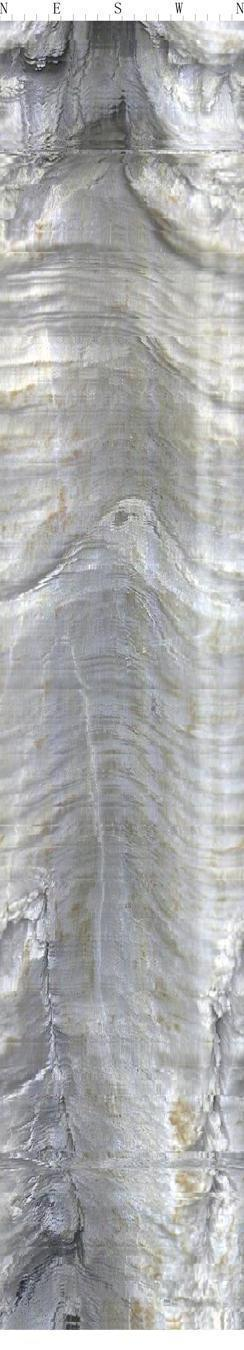
#> input picture C题/C题/附件1/图1-10.jpg, 244 x 1350 px; its folder holds only this picture in this run
$ python crack_detection.py
#> lines starting #> are read from the running program, lines starting #| are printed output that depends on the picture; after the words box and inside, x2 and y2 are one past the last pixel; in counts of white or black regions, pixels touching at a corner belong together
import cv2
import numpy as np
import os
from sklearn.cluster import KMeans
from skimage import filters, morphology, measure
from skimage.feature import local_binary_pattern
import matplotlib.pyplot as plt
from scipy import ndimage
import warnings
warnings.filterwarnings('ignore')

class CrackDetector:
    def __init__(self):
        """
        钻孔成像展开图裂隙识别器
        考虑岩石纹理、钻进痕迹及泥浆污染等干扰因素
        """
        self.kernel_size = 3
        self.threshold_ratio = 0.15

    def preprocess_image(self, image):
        """
        图像预处理：去噪、增强对比度
        """
        # 转换为灰度图
        if len(image.shape) == 3:
            gray = cv2.cvtColor(image, cv2.COLOR_BGR2GRAY)
        else:
            gray = image.copy()

        # 高斯滤波去噪
        denoised = cv2.GaussianBlur(gray, (5, 5), 0)

        # CLAHE对比度增强
        clahe = cv2.createCLAHE(clipLimit=2.0, tileGridSize=(8, 8))
        enhanced = clahe.apply(denoised)

        return enhanced

    def remove_vertical_artifacts(self, image):
        """
        去除垂直方向的泥浆干扰和拼接线
        """
        # 检测垂直线条
        vertical_kernel = cv2.getStructuringElement(cv2.MORPH_RECT, (1, 15))
        vertical_lines = cv2.morphologyEx(image, cv2.MORPH_OPEN, vertical_kernel)

        # 创建掩码去除垂直干扰
        mask = cv2.threshold(vertical_lines, 0, 255, cv2.THRESH_BINARY + cv2.THRESH_OTSU)[1]

        # 膨胀掩码以覆盖更多干扰区域
        mask = cv2.dilate(mask, np.ones((3, 3), np.uint8), iterations=2)

        # 使用inpainting修复被掩码覆盖的区域
        result = cv2.inpaint(image, mask, 3, cv2.INPAINT_TELEA)

        return result

    def texture_analysis(self, image):
        """
        基于局部二值模式的纹理分析，区分岩石纹理和裂隙
        """
        # 计算LBP特征
        radius = 3
        n_points = 8 * radius
        lbp = local_binary_pattern(image, n_points, radius, method='uniform')

        # 计算LBP直方图
        n_bins = n_points + 2
        hist, _ = np.histogram(lbp.ravel(), bins=n_bins, range=(0, n_bins))
        hist = hist.astype(float)
        hist /= (hist.sum() + 1e-7)

        # 基于纹理复杂度判断
        texture_complexity = np.std(hist)

        return lbp, texture_complexity

    def detect_cracks_multiscale(self, image):
        """
        多尺度裂隙检测
        """
        # 去除垂直干扰
        cleaned = self.remove_vertical_artifacts(image)

        # 多尺度边缘检测
        edges_list = []
        scales = [1, 2, 3]

        for scale in scales:
            # 高斯滤波
            blurred = cv2.GaussianBlur(cleaned, (scale*2+1, scale*2+1), scale)

            # Canny边缘检测
            edges = cv2.Canny(blurred, 50, 150)
            edges_list.append(edges)

        # 融合多尺度边缘
        combined_edges = np.zeros_like(edges_list[0])
        for edges in edges_list:
            combined_edges = cv2.bitwise_or(combined_edges, edges)

        return combined_edges

    def morphological_filtering(self, binary_image):
        """
        形态学滤波，去除噪声并连接断裂的裂隙
        """
        # 去除小的噪声点
        kernel_small = np.ones((3, 3), np.uint8)
        cleaned = cv2.morphologyEx(binary_image, cv2.MORPH_OPEN, kernel_small)

        # 连接断裂的裂隙
        kernel_connect = np.ones((5, 5), np.uint8)
        connected = cv2.morphologyEx(cleaned, cv2.MORPH_CLOSE, kernel_connect)

        # 细化操作
        thinned = cv2.ximgproc.thinning(connected)

        return thinned

    def filter_by_geometry(self, binary_image, min_length=20, max_width=10):
        """
        基于几何特征过滤，保留符合裂隙特征的区域
        """
        # 连通组件分析
        num_labels, labels, stats, centroids = cv2.connectedComponentsWithStats(binary_image, connectivity=8)

        # 创建输出图像
        filtered = np.zeros_like(binary_image)

        for i in range(1, num_labels):  # 跳过背景
            # 获取组件的统计信息
            area = stats[i, cv2.CC_STAT_AREA]
            width = stats[i, cv2.CC_STAT_WIDTH]
            height = stats[i, cv2.CC_STAT_HEIGHT]

            # 计算长宽比
            aspect_ratio = max(width, height) / (min(width, height) + 1e-7)

            # 过滤条件：面积适中，长宽比大（线性特征）
            if (area > min_length and
                aspect_ratio > 3 and
                min(width, height) <= max_width):

                # 保留该组件
                component_mask = (labels == i).astype(np.uint8) * 255
                filtered = cv2.bitwise_or(filtered, component_mask)

        return filtered

    def detect_cracks(self, image_path):
        """
        主要的裂隙检测函数
        """
        # 读取图像
        image = cv2.imread(image_path)
        if image is None:
            raise ValueError(f"无法读取图像: {image_path}")

        # 预处理
        preprocessed = self.preprocess_image(image)

        # 纹理分析
        lbp, texture_complexity = self.texture_analysis(preprocessed)

        # 多尺度裂隙检测
        edges = self.detect_cracks_multiscale(preprocessed)

        # 自适应阈值处理
        adaptive_thresh = cv2.adaptiveThreshold(
            preprocessed, 255, cv2.ADAPTIVE_THRESH_GAUSSIAN_C,
            cv2.THRESH_BINARY_INV, 11, 2
        )

        # 结合边缘和阈值结果
        combined = cv2.bitwise_and(edges, adaptive_thresh)

        # 形态学滤波
        morphed = self.morphological_filtering(combined)

        # 几何特征过滤
        final_result = self.filter_by_geometry(morphed)

        return final_result, preprocessed

    def process_batch(self, input_dir, output_dir):
        """
        批量处理图像
        """
        if not os.path.exists(output_dir):
            os.makedirs(output_dir)

        results = {}

        # 获取所有jpg文件
        image_files = [f for f in os.listdir(input_dir) if f.lower().endswith('.jpg')]
        image_files.sort()

        for filename in image_files:
            print(f"正在处理: {filename}")

            input_path = os.path.join(input_dir, filename)
            output_path = os.path.join(output_dir, f"result_{filename}")

            try:
                # 检测裂隙
                crack_mask, preprocessed = self.detect_cracks(input_path)

                # 保存结果
                cv2.imwrite(output_path, crack_mask)

                # 保存分析结果
                results[filename] = {
                    'crack_pixels': np.sum(crack_mask > 0),
                    'total_pixels': crack_mask.shape[0] * crack_mask.shape[1],
                    'crack_ratio': np.sum(crack_mask > 0) / (crack_mask.shape[0] * crack_mask.shape[1])
                }

                print(f"完成处理: {filename}, 裂隙像素比例: {results[filename]['crack_ratio']:.4f}")

            except Exception as e:
                print(f"处理 {filename} 时出错: {str(e)}")
                results[filename] = {'error': str(e)}

        return results

    # [42 lines left out: function visualize_results, not called in this run]

def main():
    """
    主函数：处理附件1中的所有图像
    """
    # 创建检测器实例
    detector = CrackDetector()

    # 设置路径
    input_dir = "附件1"
    output_dir = "裂隙识别结果"

    # 批量处理
    print("开始批量处理附件1中的图像...")
    results = detector.process_batch(input_dir, output_dir)
#> in detect_cracks, image is the input picture: shape (1350, 244, 3); mean B, G, R 172.6, 172.2, 171.6
#> in texture_analysis, `lbp = local_binary_pattern(image, n_points, radius, method='uniform')`:
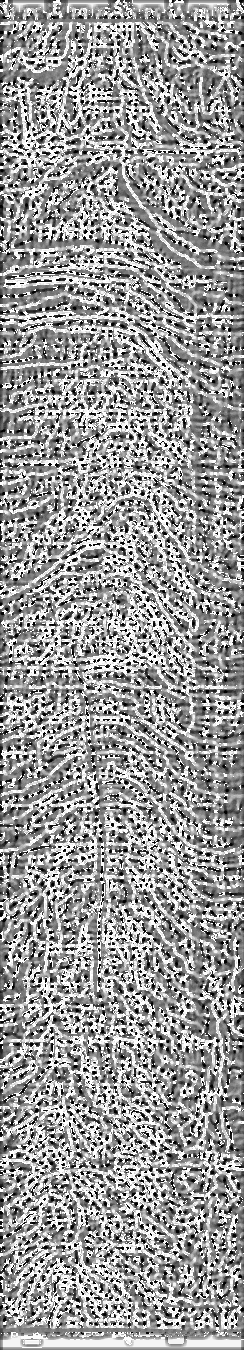
#> lbp: shape (1350, 244) float64; min 0, max 25, mean 15.1; drawn with min black and max white
#> in texture_analysis, `hist, _ = np.histogram(lbp.ravel(), bins=n_bins, range=(0, n_bins))`: hist = 26 values, max 75675 at index 25, min 3764 at index 1, mean 12669.2
#> in texture_analysis, `hist /= (hist.sum() + 1e-7)`: hist = 26 values, max 0.23 at index 25, min 0.0114 at index 1, mean 0.0385
#> in texture_analysis, `texture_complexity = np.std(hist)`: texture_complexity = 0.0404
#> in remove_vertical_artifacts, `vertical_lines = cv2.morphologyEx(image, cv2.MORPH_OPEN, vertical_kern..`:
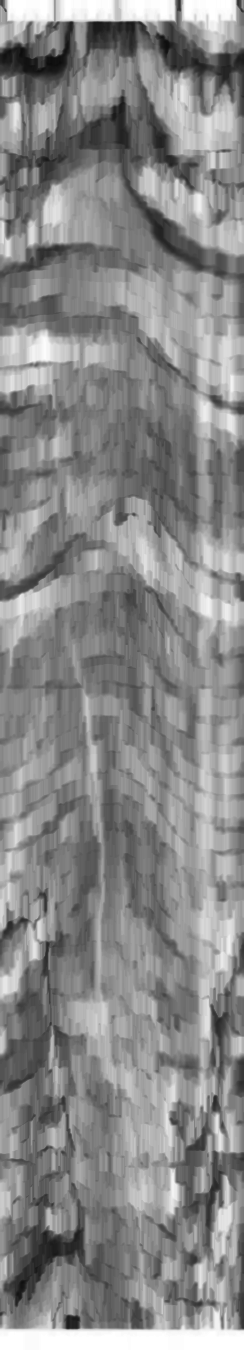
#> vertical_lines: shape (1350, 244); min 12, max 255, mean 136.3
#> in remove_vertical_artifacts, `mask = cv2.threshold(vertical_lines, 0, 255, cv2.THRESH_BINARY + cv2.T..`:
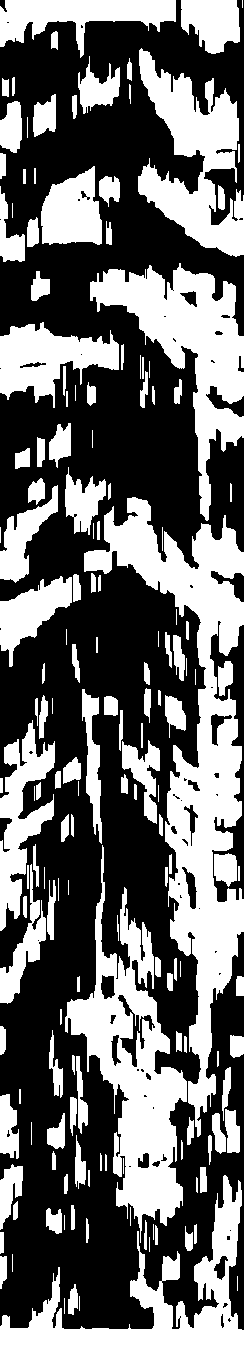
#> mask: shape (1350, 244); 41.1% white; 164 white regions (27 under 20 px), largest, box (x1, y1, x2, y2) and area: (84, 497, 244, 1137) 27825, (65, 845, 187, 1243) 16878, (90, 263, 244, 521) 13188
#> in remove_vertical_artifacts, `mask = cv2.dilate(mask, np.ones((3, 3), np.uint8), iterations=2)`:
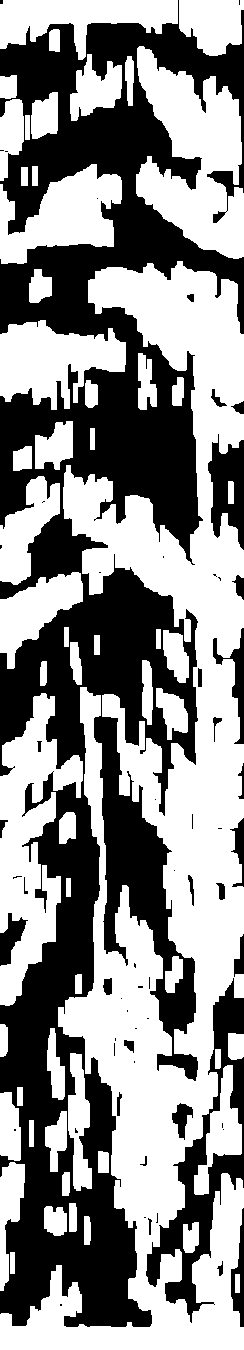
#> mask: shape (1350, 244); 55% white; 60 black regions (33 under 20 px), largest, box (x1, y1, x2, y2) and area: (0, 0, 244, 1327) 132219, (146, 978, 244, 1323) 8310, (208, 434, 244, 550) 2559
#> in remove_vertical_artifacts, `result = cv2.inpaint(image, mask, 3, cv2.INPAINT_TELEA)`:
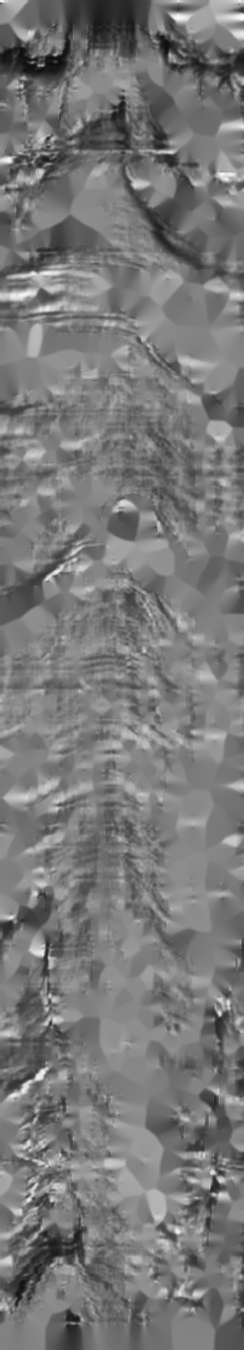
#> result: shape (1350, 244); min 12, max 253, mean 120.5
#> after the loop in detect_cracks_multiscale, `for scale in scales:`: edges_list = 3 items
#> the loop in detect_cracks_multiscale, `for edges in edges_list:` made 3 passes
#> in detect_cracks, `adaptive_thresh = cv2.adaptiveThreshold( preprocessed, 255, cv2.ADAPTI..`:
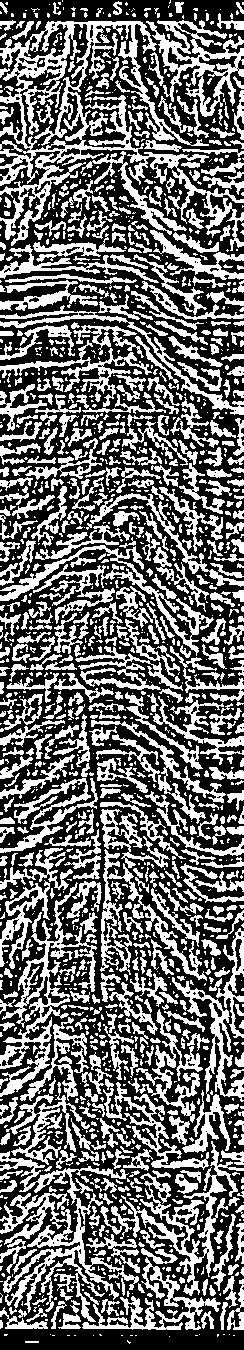
#> adaptive_thresh: shape (1350, 244); 41.9% white; 1603 white regions (955 under 20 px), largest, box (x1, y1, x2, y2) and area: (0, 21, 244, 251) 12300, (0, 1151, 139, 1322) 5801, (0, 882, 97, 1097) 4012
#> in detect_cracks, `combined = cv2.bitwise_and(edges, adaptive_thresh)`: combined: shape (1350, 244); 3.7% white in thin lines or dots
#> in morphological_filtering, `cleaned = cv2.morphologyEx(binary_image, cv2.MORPH_OPEN, kernel_small)`:
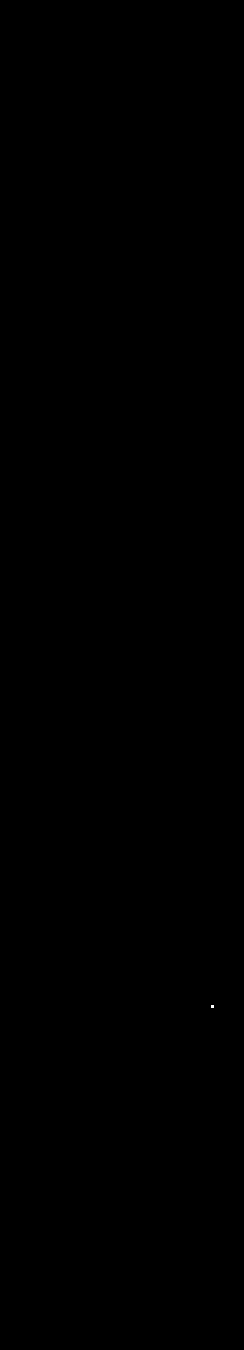
#> cleaned: shape (1350, 244); 0% white in thin lines or dots, all inside (x1, y1, x2, y2) = (211, 1005, 214, 1008)
#> in morphological_filtering, `thinned = cv2.ximgproc.thinning(connected)`: thinned: shape (1350, 244); 0% white in thin lines or dots, all inside (x1, y1, x2, y2) = (212, 1006, 213, 1007)
#> in filter_by_geometry, `num_labels, labels, stats, centroids = cv2.connectedComponentsWithStat..`: num_labels = 2; stats = [[0, 0, 244, 1350, 329399], [212, 1006, 1, 1, 1]]; centroids = [[121.5, 674.5], [212, 1006]]
#> the loop in filter_by_geometry, `for i in range(1, num_labels):` made 1 pass
#> (area, width, height, aspect_ratio) on pass 1: (1, 1, 1, 1)
#> after the loop in filter_by_geometry, `for i in range(1, num_labels):`: filtered: shape (1350, 244); every value is 0
#| 完成处理: 图1-10.jpg, 裂隙像素比例: 0.0000
#> results = 1 item

    # 重点分析图1-1, 图1-2, 图1-3
    key_images = ["图1-1.jpg", "图1-2.jpg", "图1-3.jpg"]

    print("\n重点分析结果:")
    for img_name in key_images:
        if img_name in results and 'error' not in results[img_name]:
            print(f"\n{img_name}:")
            print(f"  - 总像素数: {results[img_name]['total_pixels']}")
            print(f"  - 裂隙像素数: {results[img_name]['crack_pixels']}")
            print(f"  - 裂隙像素比例: {results[img_name]['crack_ratio']:.4f}")

            # 生成可视化结果
            img_path = os.path.join(input_dir, img_name)
            vis_path = os.path.join(output_dir, f"analysis_{img_name.replace('.jpg', '.png')}")
            detector.visualize_results(img_path, vis_path)

    # 保存统计结果
    import json
    with open(os.path.join(output_dir, "detection_statistics.json"), 'w', encoding='utf-8') as f:
#> (the run stopped early here; a loop or call above may not have finished)
